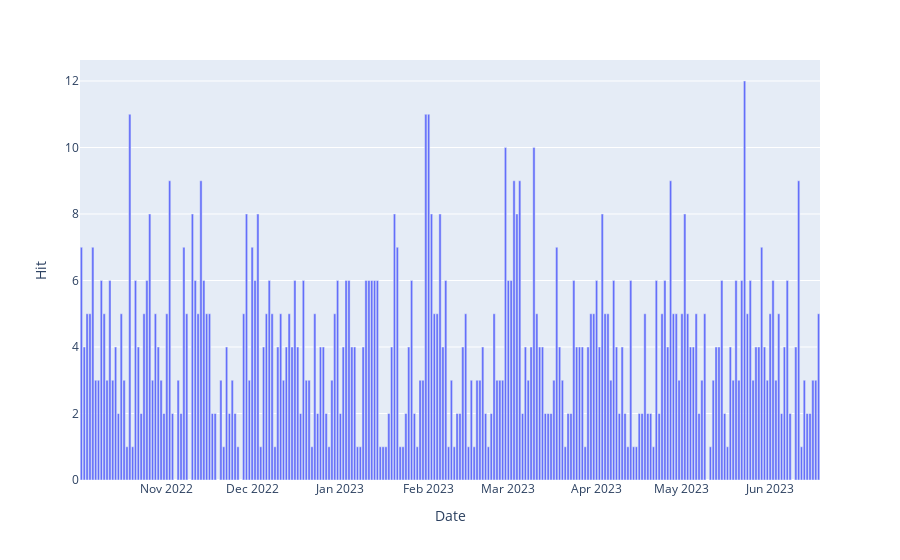

Notebook source saved alongside this figure:
### Markdown cell above
## 2. Result

### Code cell
fig = px.bar(NatSq_hits, x='Date', y='Hit')
fig.show()

### Figure 1 — Plotly figure (JSON) as saved in the notebook; plotly's stock layout.template omitted (floating-point values rounded to 4 significant figures; data arrays with more than 128 entries replaced by an {"elided": "..."} marker saying what was removed)
{"data": [{"alignmentgroup": "True", "hovertemplate": "Date=%{x}<br>Hit=%{y}<extra></extra>", "legendgroup": "", "marker": {"color": "#636efa", "pattern": {"shape": ""}}, "name": "", "offsetgroup": "", "orientation": "v", "showlegend": false, "textposition": "auto", "type": "bar", "x": {"elided": "254 str values"}, "xaxis": "x", "y": {"elided": "254 int values"}, "yaxis": "y"}], "layout": {"barmode": "relative", "legend": {"tracegroupgap": 0}, "margin": {"t": 60}, "xaxis": {"anchor": "y", "domain": [0, 1], "title": {"text": "Date"}}, "yaxis": {"anchor": "x", "domain": [0, 1], "title": {"text": "Hit"}}}}
